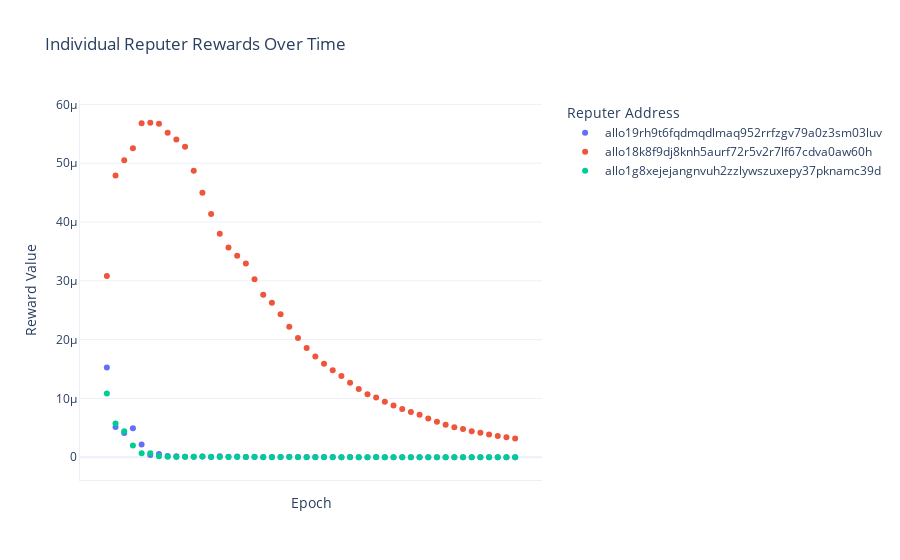

Notebook code cell kept with this figure:
### Code cell
reputer_rewards = raw_rewards_df[raw_rewards_df['metric_name'] == 'rawreputerreward']
# Filter data for reputer rewards and create a copy
reputer_rewards = raw_rewards_df[raw_rewards_df['metric_name'] == 'rawreputerreward'].copy()

# Divide rewards by 10^18 using loc
reputer_rewards.loc[:, 'metric_value'] = reputer_rewards['metric_value'] / 10**18

# Create the plot
fig = px.scatter(
    reputer_rewards,
    x='epoch',
    y='metric_value',
    color='address',
    title='Individual Reputer Rewards Over Time',
    labels={'metric_value': 'Reward Value', 'epoch': 'Epoch'},
    template='plotly_white'
)

# Update layout
fig.update_layout(
    xaxis=dict(
        showspikes=True,
        spikemode='across',
        spikesnap='cursor',
        spikethickness=1,
        showline=True,
        showgrid=True,
        spikedash='dot',
        spikecolor='grey',
        dtick=200
    ),
    yaxis=dict(
        showspikes=True,
        spikemode='across',
        spikesnap='cursor',
        spikethickness=1,
        showline=True,
        showgrid=True,
        spikedash='dot',
        spikecolor='grey'
    ),
    hovermode='closest',
    legend_title_text='Reputer Address',
    legend=dict(
        yanchor="top",
        y=1,
        xanchor="left",
        x=1.05
    )
)

# Update hover template to show truncated addresses
fig.update_traces(
    hovertemplate="<br>".join([
        "Epoch: %{x}",
        "Reward: %{y:.6f}",
        "Address: %{customdata}",
        "<extra></extra>"
    ]),
    customdata=reputer_rewards['address'].apply(lambda x: x[:10] + '...')
)

# Show the plot
fig.show()

### Figure 1 — Plotly figure (JSON) as saved in the notebook; plotly's stock layout.template omitted (floating-point values rounded to 4 significant figures; data arrays with more than 128 entries replaced by an {"elided": "..."} marker saying what was removed)
{"data": [{"customdata": {"elided": "144 str values"}, "hovertemplate": "Epoch: %{x}<br>Reward: %{y:.6f}<br>Address: %{customdata}<br><extra></extra>", "legendgroup": "allo19rh9t6fqdmqdlmaq952rrfzgv79a0z3sm03luv", "marker": {"color": "#636efa", "symbol": "circle"}, "mode": "markers", "name": "allo19rh9t6fqdmqdlmaq952rrfzgv79a0z3sm03luv", "orientation": "v", "showlegend": true, "type": "scatter", "x": [56, 55, 54, 53, 52, 51, 50, 49, 48, 47, 46, 45, 44, 43, 42, 41, 40, 39, 38, 37, 36, 35, 34, 33, 32, 31, 30, 29, 28, 27, 26, 25, 24, 23, 22, 21, 20, 19, 18, 17, 16, 15, 14, 13, 12, 11, 10, 9], "xaxis": "x", "y": [3.956e-09, 2.561e-09, 5.819e-09, 5.152e-09, 8.136e-09, 6.997e-09, 9.893e-09, 1.223e-08, 4.359e-09, 6.48e-09, 4.316e-09, 7.078e-09, 1.109e-08, 8.795e-09, 1.253e-08, 1.418e-08, 3.562e-08, 1.059e-08, 1.077e-08, 2.393e-08, 1.22e-08, 3.074e-08, 2.974e-08, 2.695e-08, 2.625e-08, 2.853e-08, 7.842e-08, 5.423e-08, 4.416e-08, 4.375e-08, 5.703e-08, 4.159e-08, 1.351e-07, 6.591e-08, 1.519e-07, 3.795e-08, 1.091e-07, 9.404e-08, 1.065e-07, 1.538e-07, 2.15e-07, 5.342e-07, 3.885e-07, 2.162e-06, 4.943e-06, 4.116e-06, 5.14e-06, 1.525e-05], "yaxis": "y"}, {"customdata": {"elided": "144 str values"}, "hovertemplate": "Epoch: %{x}<br>Reward: %{y:.6f}<br>Address: %{customdata}<br><extra></extra>", "legendgroup": "allo18k8f9dj8knh5aurf72r5v2r7lf67cdva0aw60h", "marker": {"color": "#EF553B", "symbol": "circle"}, "mode": "markers", "name": "allo18k8f9dj8knh5aurf72r5v2r7lf67cdva0aw60h", "orientation": "v", "showlegend": true, "type": "scatter", "x": [56, 55, 54, 53, 52, 51, 50, 49, 48, 47, 46, 45, 44, 43, 42, 41, 40, 39, 38, 37, 36, 35, 34, 33, 32, 31, 30, 29, 28, 27, 26, 25, 24, 23, 22, 21, 20, 19, 18, 17, 16, 15, 14, 13, 12, 11, 10, 9], "xaxis": "x", "y": [3.2e-06, 3.415e-06, 3.63e-06, 3.873e-06, 4.152e-06, 4.405e-06, 4.786e-06, 5.094e-06, 5.522e-06, 6.031e-06, 6.569e-06, 7.234e-06, 7.713e-06, 8.214e-06, 8.78e-06, 9.421e-06, 1.014e-05, 1.073e-05, 1.162e-05, 1.265e-05, 1.383e-05, 1.478e-05, 1.589e-05, 1.713e-05, 1.857e-05, 2.027e-05, 2.221e-05, 2.433e-05, 2.628e-05, 2.765e-05, 3.025e-05, 3.295e-05, 3.426e-05, 3.568e-05, 3.802e-05, 4.136e-05, 4.499e-05, 4.873e-05, 5.277e-05, 5.402e-05, 5.516e-05, 5.671e-05, 5.687e-05, 5.678e-05, 5.254e-05, 5.052e-05, 4.789e-05, 3.084e-05], "yaxis": "y"}, {"customdata": {"elided": "144 str values"}, "hovertemplate": "Epoch: %{x}<br>Reward: %{y:.6f}<br>Address: %{customdata}<br><extra></extra>", "legendgroup": "allo1g8xejejangnvuh2zzlywszuxepy37pknamc39d", "marker": {"color": "#00cc96", "symbol": "circle"}, "mode": "markers", "name": "allo1g8xejejangnvuh2zzlywszuxepy37pknamc39d", "orientation": "v", "showlegend": true, "type": "scatter", "x": [56, 55, 54, 53, 52, 51, 50, 49, 48, 47, 46, 45, 44, 43, 42, 41, 40, 39, 38, 37, 36, 35, 34, 33, 32, 31, 30, 29, 28, 27, 26, 25, 24, 23, 22, 21, 20, 19, 18, 17, 16, 15, 14, 13, 12, 11, 10, 9], "xaxis": "x", "y": [1.56e-09, 2.765e-09, 3.771e-09, 3.518e-09, 8.931e-09, 1.725e-09, 2.456e-09, 1.728e-09, 9.576e-09, 2.707e-09, 4.471e-09, 3.301e-09, 2.529e-09, 6.076e-09, 5.352e-09, 8.307e-09, 1.467e-08, 7.666e-09, 1.515e-08, 7.431e-09, 1.556e-08, 1.755e-08, 6.703e-09, 1.923e-08, 1.429e-08, 2.023e-08, 3.288e-08, 6.243e-08, 1.742e-08, 8.223e-09, 7.077e-08, 2.725e-08, 3.15e-08, 3.079e-08, 5.111e-08, 1.032e-07, 1.246e-07, 8.671e-08, 7.837e-08, 5.544e-08, 1.058e-07, 1.603e-07, 6.64e-07, 6.92e-07, 2.006e-06, 4.412e-06, 5.732e-06, 1.085e-05], "yaxis": "y"}], "layout": {"hovermode": "closest", "legend": {"title": {"text": "Reputer Address"}, "tracegroupgap": 0, "x": 1.05, "xanchor": "left", "y": 1, "yanchor": "top"}, "title": {"text": "Individual Reputer Rewards Over Time"}, "xaxis": {"anchor": "y", "domain": [0, 1], "dtick": 200, "showgrid": true, "showline": true, "showspikes": true, "spikecolor": "grey", "spikedash": "dot", "spikemode": "across", "spikesnap": "cursor", "spikethickness": 1, "title": {"text": "Epoch"}}, "yaxis": {"anchor": "x", "domain": [0, 1], "showgrid": true, "showline": true, "showspikes": true, "spikecolor": "grey", "spikedash": "dot", "spikemode": "across", "spikesnap": "cursor", "spikethickness": 1, "title": {"text": "Reward Value"}}}}
